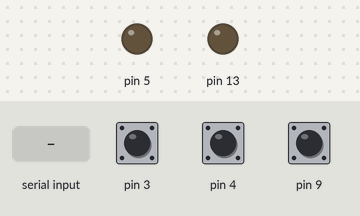
This sketch was run on a simulated Arduino Uno, built with avr-gcc and run on an emulated ATmega328P. On the bench: output pins drawn as LEDs (lit = HIGH). Inputs (shaded band) come from the test bench; at power-on: pin 3 HIGH, pin 4 HIGH, pin 9 HIGH.

Above: at 1.2 s.
1.3 s: "90,45\n" received over Serial
At 1.7 s:
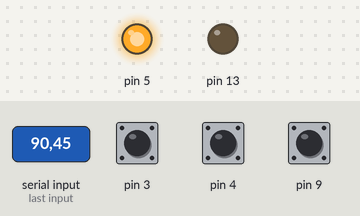
2.8 s: "30,150\n" received over Serial
At 4.0 s:
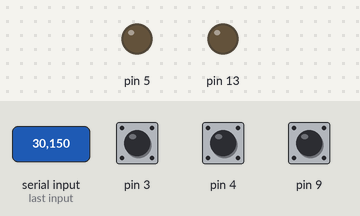
4.3 s: "5\n" received over Serial
At 5.0 s:
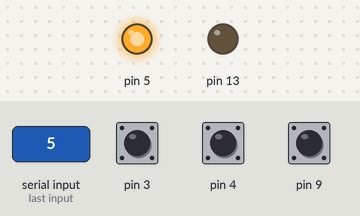
Timing chart, 0 to 7.3 s (numbered marks = the images above; inputs shaded):
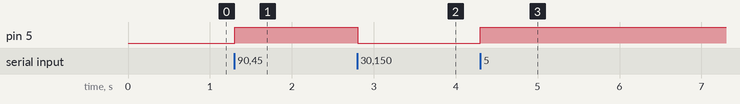

Measured:
- after the input at 1.3 s, pin 5: LOW → HIGH at once
- after the input at 2.8 s, pin 5: HIGH → LOW at once
- after the input at 4.3 s, pin 5: LOW → HIGH at once

The sketch:

HC-05.ino
```cpp
char c;

void setup()
{
   pinMode(13,OUTPUT);
   pinMode(5,OUTPUT);
   Serial.begin(9600);
}

void loop()
{
   if (Serial.available()>0)
   {
     c = Serial.read() - '0';
     Serial.flush();
     digitalWrite(c,!digitalRead(c));
   }
 }
```
